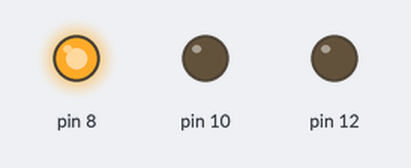
Recording of a program running on a simulated Raspberry Pi (header pin numbers). Parts: output pins drawn as LEDs (lit = HIGH).

Above: at 0.5 s.
At 1.5 s:
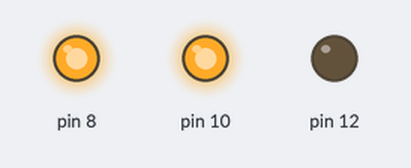
At 2.5 s:
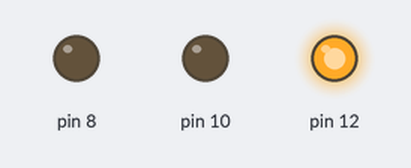
At 3.5 s:
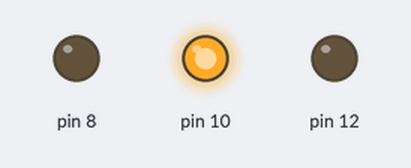
Timing chart, 0 to 5.2 s (numbered marks = the images above):
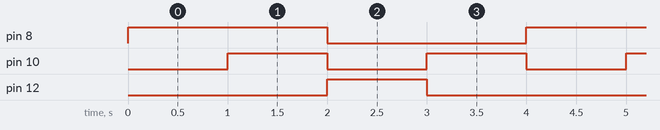

Measured:
- by itself, pin 8: alternates HIGH for 2.0 s and LOW for 2.0 s
- by itself, pin 10: alternates HIGH for 1.0 s and LOW for 1.0 s
- by itself, pin 12: alternates HIGH for 1.0 s and LOW for 3.0 s

The program:

ampel.py
```python
import RPi.GPIO as GPIO
from time import sleep

GPIO.setmode(GPIO.BOARD)
GPIO.setup(8, GPIO.OUT)
GPIO.setup(10, GPIO.OUT)
GPIO.setup(12, GPIO.OUT)

while True:

    GPIO.output(8,True)
    sleep(1)
    GPIO.output(10,True)
    sleep(1)
    GPIO.output(8,False)
    GPIO.output(10,False)
    GPIO.output(12,True)
    sleep(1)
    GPIO.output(12,False)
    GPIO.output(10,True)
    sleep(1)
    GPIO.output(10,False)
GPIO.cleanup()
```
